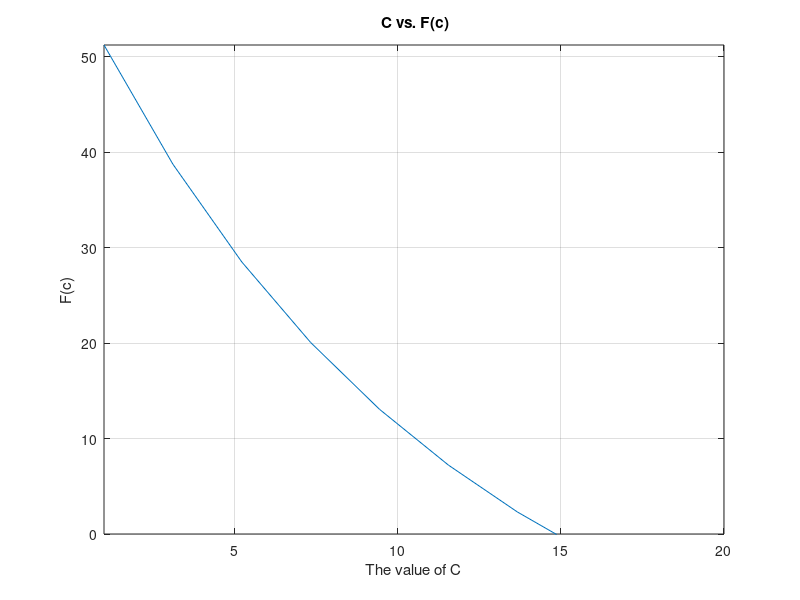
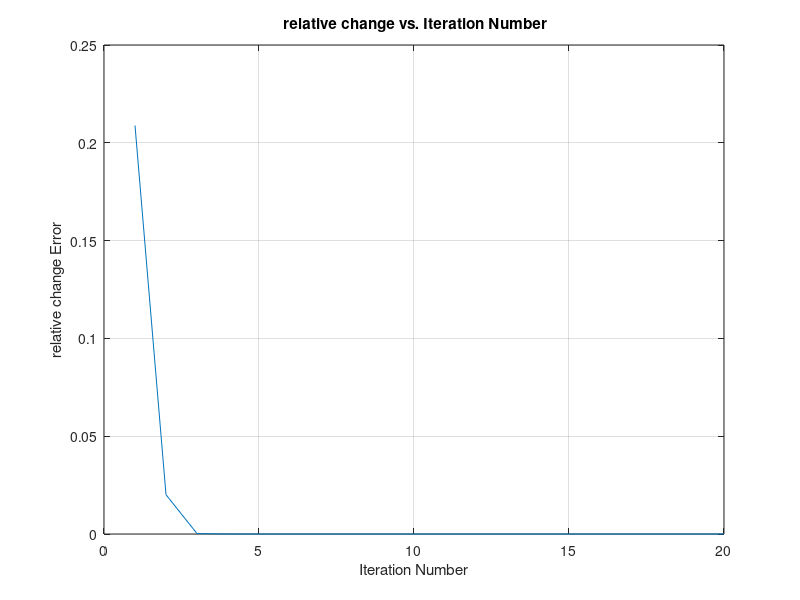
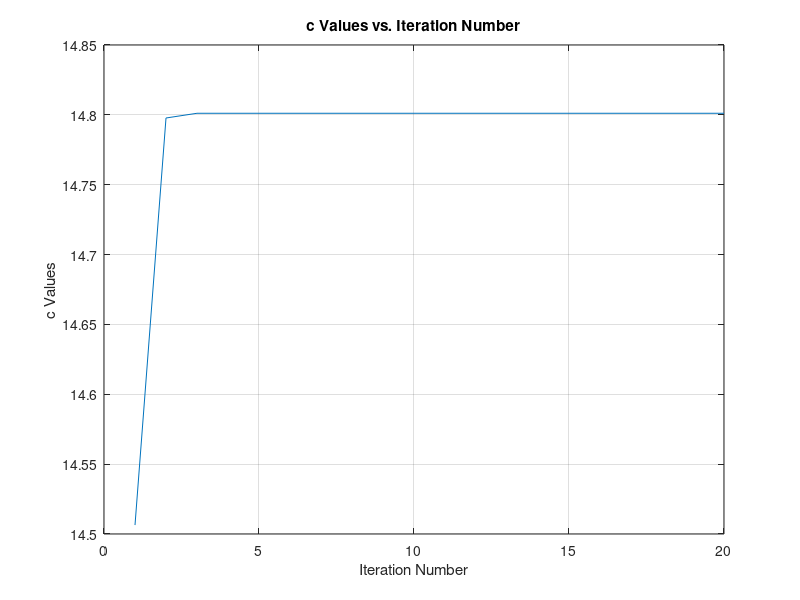

The MATLAB script that drew these images, in order:
%Newton_raphson
v=40; %m/s
t=10 ;%seconds
m=68.1; %kg
g=9.81; %m/s^2
c=linspace(1,20,10); %time

D=(1-exp(-c/m*t));

E=(g*m./c);

F_c=(E.*D)-v

figure;    
plot(c,F_c)
ylim([0, max(F_c)]); 
xlim([min(c), max(c)]); 
xlabel('The value of C');
ylabel('F(c)');
title(' C vs. F(c)');
grid on; % Adding a grid for better readability


F_c_func = @(c) (g * m ./ c) .* (1 - exp(-c / m * t)) - v; %defining the function

iteration=20;
c_values = [];
error_list=[];
x_old=12; % here, one x is enough for starting our iteration.
for iter=1:iteration

    f_c_x_old=F_c_func(x_old)

    h = 1e-5;  % Small perturbation
    F_prime = (F_c_func(x_old + h) - F_c_func(x_old)) / h %defining the derivative of the function with finite difference.

    x_new=x_old-(f_c_x_old/F_prime) %computing the new x
    error=abs((x_new - x_old) / x_old) %computing the error
    c_values=[c_values,x_new]
    error_list=[error_list,error]
    x_old=x_new
end

figure;    
plot(1:length(error_list),error_list)
xlabel('Iteration Number');
ylabel('relative change Error');
title(' relative change vs. Iteration Number');
grid on; % Add a grid for better readability
figure;
plot(1:length(c_values),c_values)
xlabel('Iteration Number');
ylabel('c Values');
title('c Values vs. Iteration Number');
grid on; % Adding a grid for better readability
